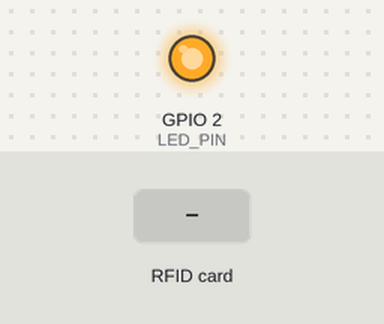
Bench run of a sketch on a simulated ESP32-S3. Shown: output pins drawn as LEDs (lit = HIGH). The inputs (shaded band) are chosen by the test bench. What the sketch prints to the serial monitor is not drawn.

Above: at 2.3 s.
2.4 s: RFID card 5E 7A 19 C4 held to the reader
At 3.08 s:
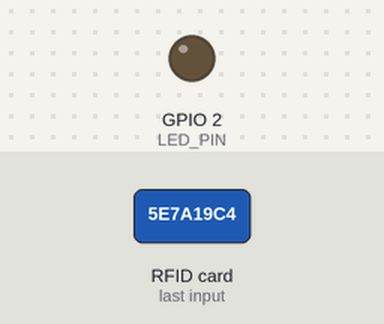
Timing chart, 0 to 5.4 s (numbered marks = the images above; inputs shaded):
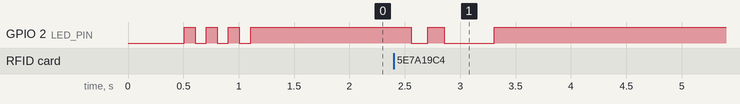

The sketch:

esp32_arcade_nfc.ino
```cpp
/*
 * =====================================================
 *  ESP32 ARCADE NFC — Modo Serial USB (para launcher.py)
 * =====================================================
 *  Lee la tarjeta NFC y manda el UID por Serial USB
 *  en formato  UID:XXXXXXXXXXXX
 *  para que launcher.py lo reciba directamente.
 *
 *  Conexiones PN532 (modo I2C):
 *    PN532 VCC  -> 3.3V
 *    PN532 GND  -> GND
 *    PN532 SDA  -> GPIO 21
 *    PN532 SCL  -> GPIO 22
 *    PN532 IRQ  -> GPIO 4  (opcional)
 *    PN532 RST  -> GPIO 5  (opcional)
 *
 *    JUMPERS DEL PN532: ambos en posición 1 (ON) = modo I2C
 *
 *  Librerías necesarias (Library Manager):
 *    - Adafruit PN532   (by Adafruit)
 *    - Wire             (incluida)
 * =====================================================
 */

#include <Wire.h>
#include <Adafruit_PN532.h>

// ============================================================
//  PINES
// ============================================================
#define PN532_IRQ_PIN   4
#define PN532_RST_PIN   5
#define I2C_SDA_PIN    21
#define I2C_SCL_PIN    22
#define LED_PIN         2    // LED azul integrado del ESP32
                             // Si usas ESP32-S3, cámbialo a 48

// Tiempo mínimo entre lecturas de la misma tarjeta (ms)
#define COOLDOWN_MS   4000

// ============================================================
//  VARIABLES GLOBALES
// ============================================================
Adafruit_PN532 nfc(PN532_IRQ_PIN, PN532_RST_PIN);

String        lastRFID    = "";
unsigned long lastReadTime = 0;
bool          nfcOK        = false;

// ============================================================
//  LED — helpers
// ============================================================
void ledOn()  { digitalWrite(LED_PIN, HIGH); }
void ledOff() { digitalWrite(LED_PIN, LOW);  }

void flashLED(int veces, int ms) {
  for (int i = 0; i < veces; i++) {
    ledOn();  delay(ms);
    ledOff(); delay(ms);
  }
}

// ============================================================
//  Leer tarjeta NFC — retorna UID como String hex o ""
// ============================================================
String leerNFC() {
  uint8_t uid[7];
  uint8_t uidLen = 0;

  bool found = nfc.readPassiveTargetID(PN532_MIFARE_ISO14443A, uid, &uidLen, 100);
  if (!found || uidLen == 0) return "";

  String rfid = "";
  for (uint8_t i = 0; i < uidLen; i++) {
    if (uid[i] < 0x10) rfid += "0";
    rfid += String(uid[i], HEX);
  }
  rfid.toUpperCase();
  return rfid;
}

// ============================================================
//  SETUP
// ============================================================
void setup() {
  Serial.begin(115200);
  delay(500);

  pinMode(LED_PIN, OUTPUT);
  ledOff();

  Serial.println("\n================================");
  Serial.println("  ESP32 Arcade NFC — Modo Serial ");
  Serial.println("================================");

  // Inicializar I2C y PN532
  Wire.begin(I2C_SDA_PIN, I2C_SCL_PIN);
  nfc.begin();

  uint32_t fw = nfc.getFirmwareVersion();

  if (!fw) {
    Serial.println("ERROR: PN532 no detectado.");
    Serial.println("Revisa cables SDA/SCL, alimentacion 3.3V");
    Serial.println("y que los jumpers esten en modo I2C (ambos ON)");
    while (true) {
      flashLED(1, 100);
      delay(400);
    }
  }

  Serial.printf("PN532 OK — Firmware v%d.%d\n",
                (fw >> 16) & 0xFF, (fw >> 8) & 0xFF);
  nfc.SAMConfig();
  nfcOK = true;

  // Sin WiFi — solo Serial USB
  flashLED(3, 100);
  Serial.println("Listo. Acerca tu tarjeta NFC...\n");
  ledOn(); // LED fijo = listo para leer
}

// ============================================================
//  LOOP
// ============================================================
void loop() {
  if (!nfcOK) return;

  String rfid = leerNFC();

  // Sin tarjeta — seguir esperando
  if (rfid == "") {
    delay(50);
    return;
  }

  unsigned long ahora = millis();

  // Cooldown: evitar leer la misma tarjeta repetidamente
  if (rfid == lastRFID && (ahora - lastReadTime) < COOLDOWN_MS) {
    delay(200);
    return;
  }

  // ── Tarjeta válida — mandar UID por Serial ──
  lastRFID     = rfid;
  lastReadTime = ahora;

  ledOff();

  // Esta es la línea que lee launcher.py
  Serial.print("UID:");
  Serial.println(rfid);

  // Flash de confirmación (2 destellos)
  flashLED(2, 150);

  delay(300);
  ledOn(); // Volver a estado de espera

  Serial.println("Listo para siguiente tarjeta...\n");
}
```

Measured:
- after the input at 2.4 s, GPIO 2 (LED_PIN): HIGH → LOW after 0.16 s, → HIGH 0.15 s later, → LOW 0.15 s later, → HIGH 0.45 s later
